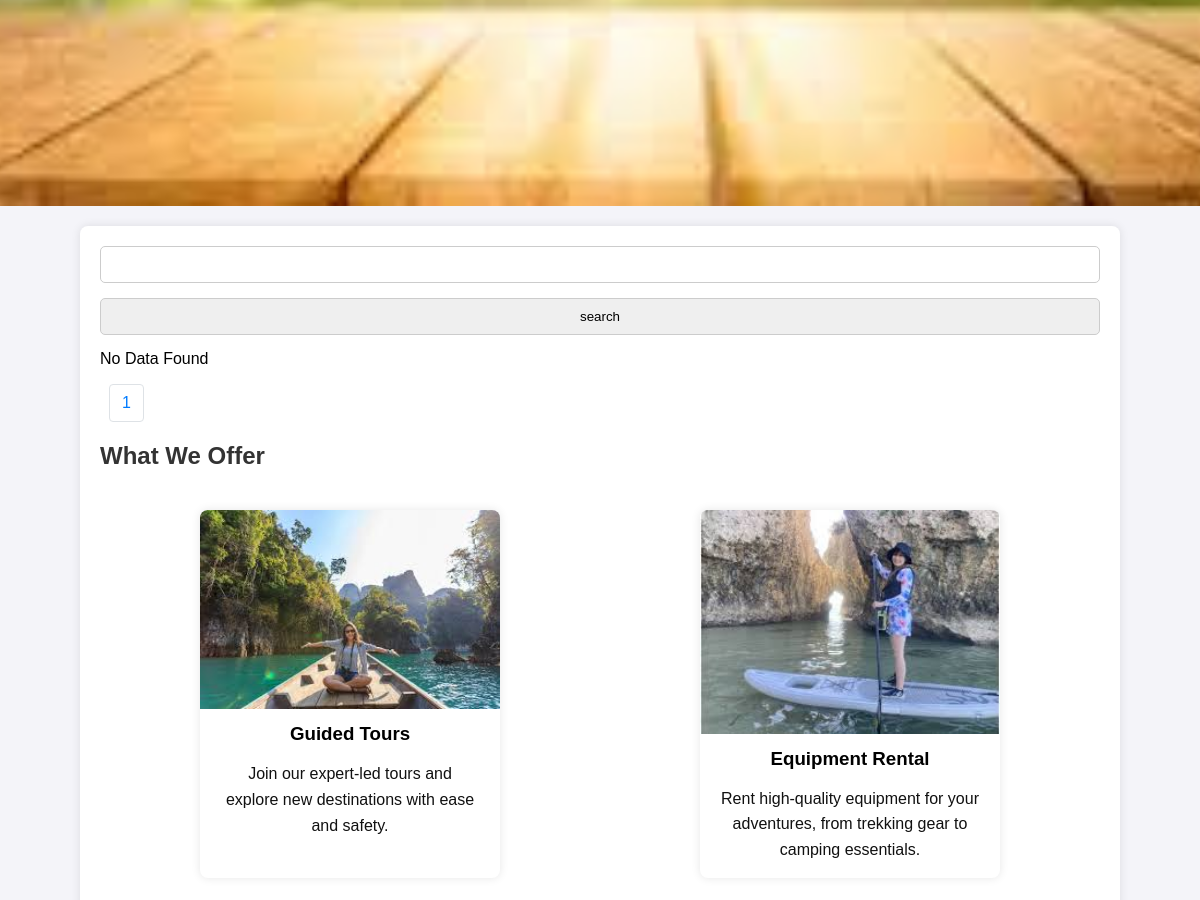
/services/ (middle part), run on an earlier commit of the app's database.
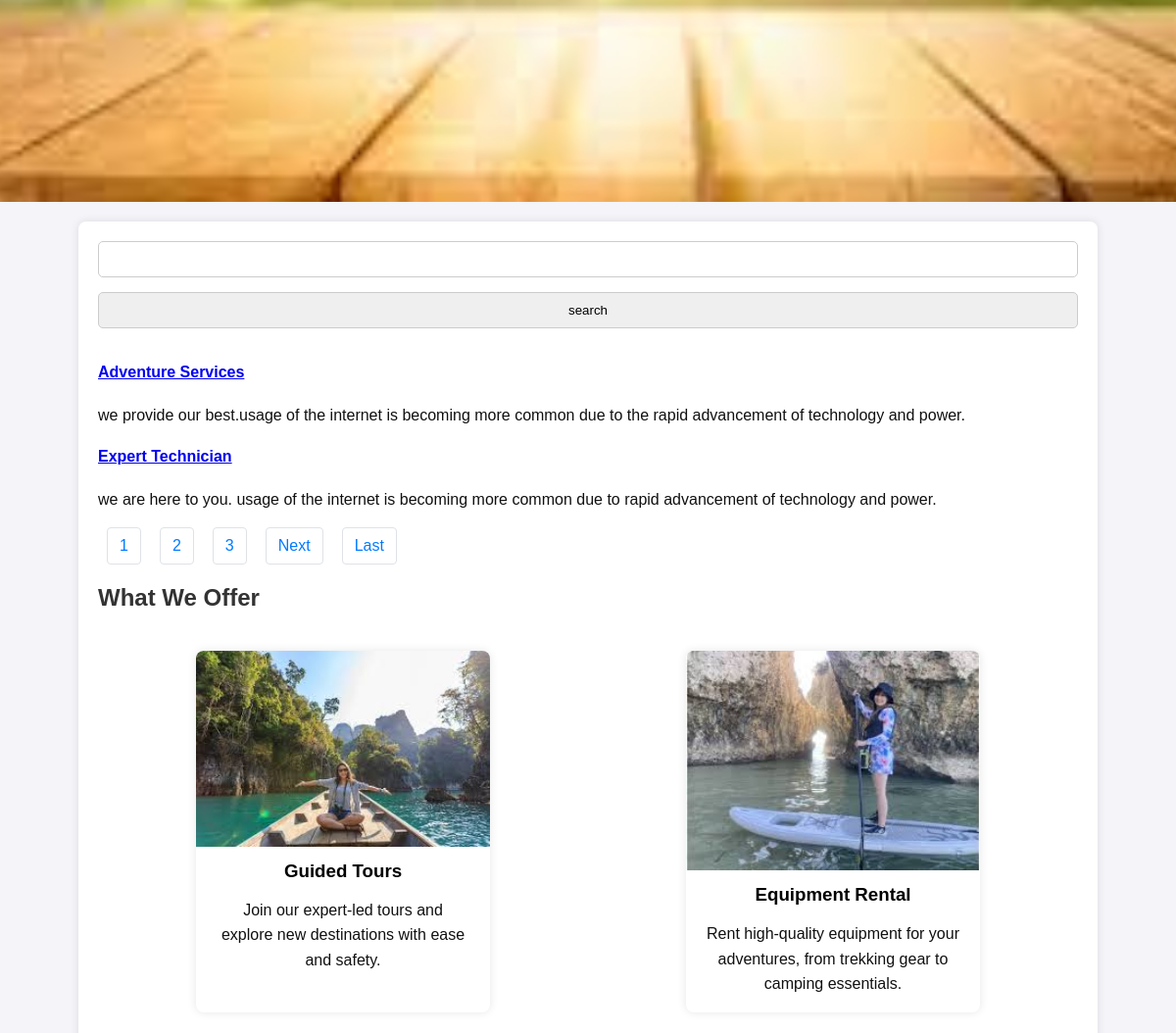
And on a later commit of the database.
### service/models.py (models this page shows)
class Service(models.Model):
    username = None
    service_icon=models.CharField(max_length=50)
    service_title=models.CharField(max_length=50)
    service_des=models.TextField()
    USERNAME_FIELD = 'phone_number'
    REQUIRED_FIELDS = []

### demo/views.py (the view)
# urls.py: path('services/',views.services,name='services'),
def services(request):
    ServicesData=Service.objects.all()
    paginator=Paginator(ServicesData,2)
    page_number=request.GET.get('page')
    ServiceDataFinal=paginator.get_page(page_number)
    totalpage=ServiceDataFinal.paginator.num_pages  #3
    data={
        'servicesData':ServiceDataFinal,
        'lastpage':totalpage,
        'totalPagelist':[n+1 for n in range (totalpage)]
    }
    return render(request,"services.html",data)

### templates/services.html (shortened to what this page needs)
{% extends 'base.html' %}
{% block content %}
<main>
        <section id="services" class="section" >
            <div class="row">
                <div class="col-12">
                    <form method="get">
                        <input type="text" name="servicename" valur=""/>
                        <input type="submit" value="search"/>
                    </form>
                </div>
                            {% for n in servicesData %}
                            <div class="col-lg-4 col-md-6 ">
                                <div class="single-feature mb-30">
                                    <div class ="title d-flex flex-row pb-20">
                                        <h4><a href="#">{{n.service_title}}</a></h4>
                                    </div>
                                    <p>
                                        {{n.service_des | lower | safe }}
                                    </p>
                                </div>
                            </div>
                            {% empty %}
                            No Data Found
                            {% endfor %}
                    </div>
                    <div aria-label="...">
                      <ul class="pagination">
                        {% for n in totalPagelist%}
                        <li class="page-item"><a class="page-link" href="/services/?page={{n}}">{{n}}</a>
                        </li>
                        {% endfor %}
                        {% if servicesData.has_next %}
                        <li class="page-item">
                          <a class="page-link" href="/services/?page={{servicesData.next_page_number}}">Next</a>
                        </li>
                        <li class="page-item">
                          <a class="page-link" href="/services/?page={{lastpage}}">Last</a>
                        </li>
                        {% endif %}
                      </ul>
                    </div>
                    <h2>What We Offer</h2>
                    <div class="cards">
                        <div class="card">
                            <img src="/static/images/guidedtour.jpg" alt="Guided Tours">
                            <h3>Guided Tours</h3>
                            <p>Join our expert-led tours and explore new destinations with ease and safety.</p>
                        </div>
                        <div class="card">
                            <img src="/static/images/equipmentrental.jpg" alt="Equipment Rental">
                            <h3>Equipment Rental</h3>
                            <p>Rent high-quality equipment for your adventures, from trekking gear to camping essentials.</p>
                        </div>
        </main>
{% endblock %}

### templates/base.html
{% include "header.html" %}
{% block content %}
{% endblock %}
{% include "footer.html" %}

### templates/header.html (shortened to what this page needs)
{% load static%}
<!DOCTYPE html>
<html lang="en">
<head>
    <link rel="stylesheet" href="/static/css/styles.css">
</head>
<body>
    <header>
        <div class="images">
        </div>
    </header>

### templates/footer.html (shortened to what this page needs)
</body>
</html>

### static/css/styles.css (style rules this page uses)
body { font-family: 'Arial', sans-serif; margin: 0; padding: 0; background-color: #f4f4f9; display: flex; flex-direction: column; align-items: center; }
header { width: 100%; position: relative; color: white; text-align: center; }
.images { height: 100vh; background: url('/static/images/images.jpg') no-repeat center center/cover; display: flex; flex-direction: column; justify-content: center; align-items: center; padding: 20px; }
main { max-width: 1000px; width: 100%; margin: 20px 0; padding: 20px; background: white; border-radius: 8px; box-shadow: 0 0 10px rgba(0, 0, 0, 0.1); }
.section { margin-bottom: 40px; }
h2 { color: #333; }
p { line-height: 1.6; color: #111111; }
.cards { display: flex; justify-content: space-around; flex-wrap: wrap; }
.card { background: white; border-radius: 8px; box-shadow: 0 0 10px rgba(0, 0, 0, 0.1); margin: 20px; max-width: 300px; overflow: hidden; text-align: center; }
.card img { width: 100%; height: auto; }
.card h3 { margin: 10px 0; }
.card p { padding: 0 20px; }
form { display: flex; flex-direction: column; }
input, textarea { margin-bottom: 15px; padding: 10px; border: 1px solid #ccc; border-radius: 5px; }

### templates/services.html (style rules this page uses)
.pagination { display: flex; padding-left: 0; list-style: none; border-radius: 0.25rem; }
.page-item { margin: 0 10px; }
.page-link { position: relative; display: block; padding: 0.5rem 0.75rem; margin-left: -1px; line-height: 1.25; color: #007bff; background-color: #fff; border: 1px solid #dee2e6; text-decoration: none; border-radius: 0.25rem; transition: background-color 0.15s ease-in-out, border-color 0.15s ease-in-out; }

What changed in the data, as far as the page shows it:
added Service: service_title "Adventure Services", service_des "we provide our best.usage of the internet is becoming more common due to the rapid advancement of technology and power."
added Service: service_title "Expert Technician", service_des "we are here to you. usage of the internet is becoming more common due to rapid advancement of technology and power."
Also different on the page:
new list line: "2"
new list line: "3"
text no longer shown: "No Data Found"
text now shown: "Next Last"
